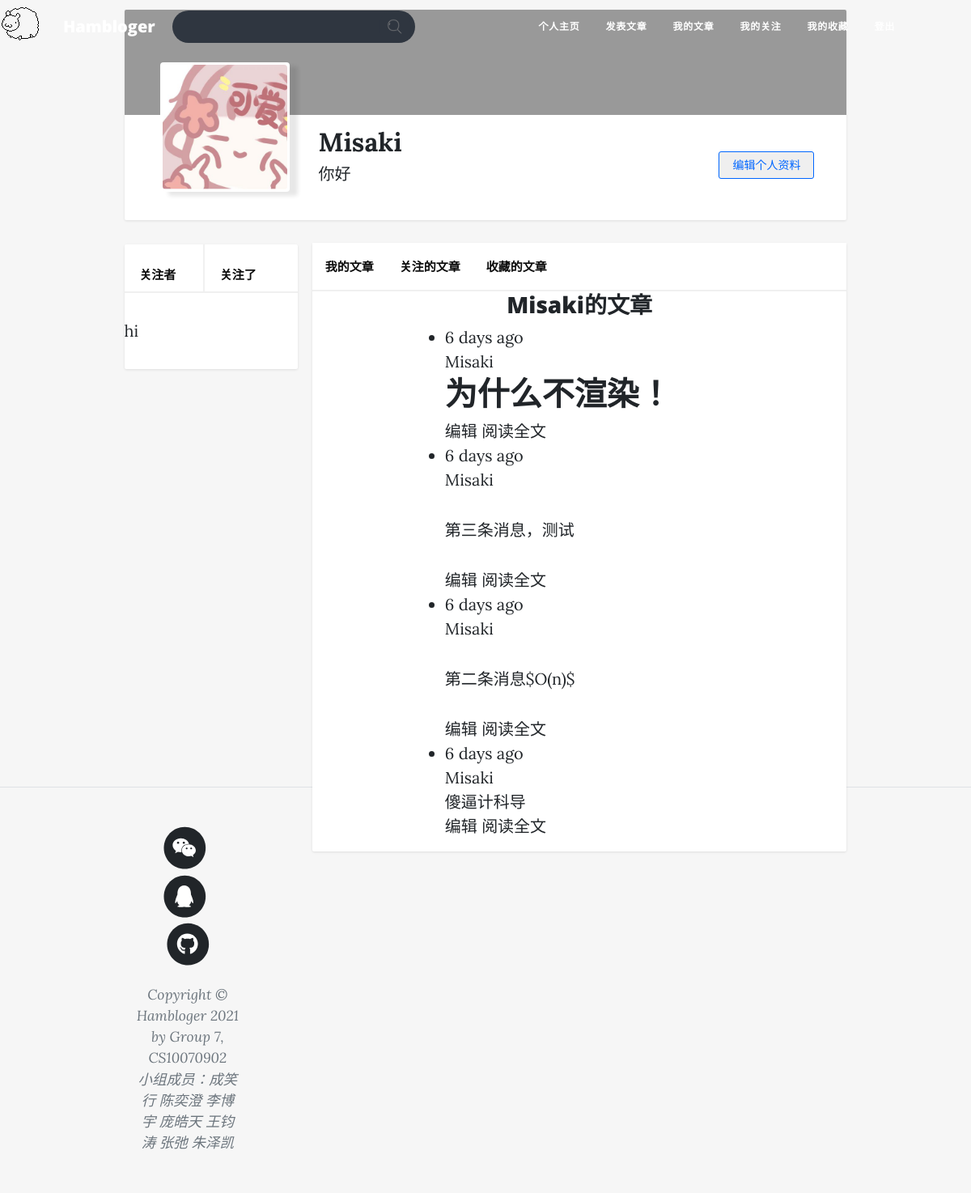
The app's page /user/Misaki (signed in) with its own data.
### app/models.py (models this page shows, shortened)
class User(UserMixin, db.Model):
    __tablename__ = 'users'
    id = db.Column(db.Integer, primary_key=True)
    email = db.Column(db.String(64), unique=True, index=True)
    username = db.Column(db.String(64), unique=True, index=True)
    role_id = db.Column(db.Integer, db.ForeignKey('roles.id'))  # 每一个用户只能有一个角色
    password_hash = db.Column(db.String(128))
    confirmed = db.Column(db.Boolean, default=True)
    name = db.Column(db.String(64))
    location = db.Column(db.String(64))
    about_me = db.Column(db.Text())
    member_since = db.Column(db.DateTime(), default=datetime.utcnow)
    last_seen = db.Column(db.DateTime(), default=datetime.utcnow)
    posts = db.relationship('Post', backref='author', lazy='dynamic')
    followed = db.relationship('Follow',
                               foreign_keys=[Follow.follower_id],
                               backref=db.backref('follower', lazy='joined'),
                               lazy='dynamic',
                               cascade='all, delete-orphan')
    followers = db.relationship('Follow',
                                foreign_keys=[Follow.followed_id],
                                backref=db.backref('followed', lazy='joined'),
                                lazy='dynamic',
                                cascade='all, delete-orphan')
    @property
    def password(self):
        raise AttributeError("Password is not a readable attribute")
    def can(self, perm):
        return self.role is not None and self.role.has_permission(perm)
    def is_administrator(self):
        return self.can(Permission.ADMIN)
    def ping(self):
        self.last_seen = datetime.utcnow()
        db.session.add(self)
        db.session.commit()

class Post(db.Model):
    __tablename__ = 'posts'
    id = db.Column(db.Integer, primary_key=True)
    body = db.Column(db.Text)
    body_html = db.Column(db.Text)
    timestamp = db.Column(db.DateTime, index=True, default=datetime.utcnow)
    author_id = db.Column(db.Integer, db.ForeignKey('users.id'))

### app/main/views.py (the view)
@main.route('/user/<username>')
def user(username):
    user = User.query.filter_by(username=username).first()
    if user is None:
        abort(404)
    posts = user.posts.order_by(Post.timestamp.desc()).all()
    return render_template('user.html', user=user, posts=posts)

### app/auth/views.py (called while the page is built)
@auth.before_app_request
def before_request():
    if current_user.is_authenticated:
        current_user.ping()
        if not current_user.confirmed and request.endpoint \
                and request.blueprint != 'auth' and request.endpoint != 'static':
            return redirect(url_for('auth.unconfirmed'))

### app/main/__init__.py (called while the page is built)
@main.app_context_processor
def inject_permissions():
    return dict(Permission=Permission)

### app/models.py (called while the page is built)
@login_manager.user_loader
def load_user(user_id):
    return User.query.get(int(user_id))

    def has_permission(self, perm):
        return self.permissions & perm == perm  # 使用位运算检查特定权限

### app/templates/user.html (shortened to what this page needs)
{% extends "base.html" %}
{% block head %}
<link href="{{ url_for('static',filename='css/user.css') }}" rel="stylesheet">
{% endblock %}
{% block page_content %}
<div class="page-container">
    <div class="user-container">
        <div class="user-cover-container">
        </div>
        <div class="user-profile-container">
            <div class="user-mask-container">
                <div class="user-mask">
                    <img src="{{url_for('static', filename='mask/test-1.jpeg')}}" class="user-mask-img">
                </div>
            </div>
            <div class="user-information-container">
                <div class="username-container">
                    <span class="username"> {{ user.name }} </span>
                </div>
                <div class="about_me-container">
                    {% if user.about_me %}<span class="about_me">{{ user.about_me }}</span>{% endif %}
                </div>
            </div>
            <div class="user-operation-container">
                {% if user == current_user %}
                <a href="{{ url_for('.edit_profile') }}">
                    <button type="button" class="edit-profile-button">
                        <span>编辑个人资料</span>
                    </button>
                </a>
                {% endif %}
            </div>
        </div>
    </div>
    <div class="content-container">
        <div class="main-content-container">
            <ul class="option-bar">
                <li class="option-item">
                    <a class="option-link" href="">
                        我的文章
                    </a>
                </li>
                <li class="option-item">
                    <a class = "option-link" href="">
                        关注的文章
                    </a>
                </li>
                <li class="option-item">
                    <a class="option-link" href="">
                        收藏的文章
                    </a>
                </li>
            </ul>
            <div class="main-content-box">
                <h3>
                    <div align="center">{{ user.username }}的文章</div>
                </h3>
                {% include '_posts.html' %}
            </div>
        </div>
        <div class="side-content-container">
            <ul class="side-content">
                <li class="side-content-left-item">
                    <a class = "option-link" href="{{ url_for('.followers', username=user.username) }}">
                        关注者 <span class="badge">{{ user.followers.count() - 1 }}</span>
                    </a>
                </li>
                <li class="side-content-right-item">
                    <a class = "option-link" href="{{ url_for('.followed_by', username=user.username) }}">
                        关注了 <span class="badge">{{ user.followed.count() - 1 }}</span>
                    </a>
                </li>
            </ul>
            <div class="side-content-bos">
                <p>
                hi
                </p>
            </div>
        </div>
    </div>
</div>
{% endblock %}

### app/templates/base.html (shortened to what this page needs)
<!DOCTYPE html>
<html lang="en">
<head>
    <link href="{{ url_for('static', filename='css/styles.css') }}" rel="stylesheet"/>
    <link href="{{ url_for('static', filename='css/base.css') }}" rel="stylesheet"/>
    {% block head %}
    {% endblock %}
</head>
<body>
<nav class="navbar navbar-expand-lg navbar-light" id="mainNav">
    <div class="container px-4 px-lg-5">
        <a class="navbar-brand" href="/">Hambloger</a>
        <div class="search-box-container">
            <input type="text" class="search-input">
            <a href="#" class="search-click">
                <img src="{{url_for('static', filename='icons/search.png')}}" style="width: 20px;">
            </a>
        </div>
        <div class="collapse navbar-collapse" id="navbarResponsive">
            <ul class="navbar-nav ms-auto py-4 py-lg-0">
                {% if current_user.is_authenticated %}
                <li class="nav-item">
                    <a class="nav-link px-lg-3 py-3 py-lg-4"
                       href="{{ url_for('main.user', username=current_user.username) }}">
                        <span>个人主页</span>
                    </a>
                </li>
                <li class="nav-item">
                    <a class="nav-link px-lg-3 py-3 py-lg-4" href="/">
                        <span>发表文章</span>
                    </a>
                </li>
                <li class="nav-item">
                    <a class="nav-link px-lg-3 py-3 py-lg-4" href="/">
                        <span>我的文章</span>
                    </a></li>
                <li class="nav-item">
                    <a class="nav-link px-lg-3 py-3 py-lg-4" href="/">
                        <span>我的关注</span>
                    </a>
                </li>
                <li class="nav-item">
                    <a class="nav-link px-lg-3 py-3 py-lg-4" href="/">
                        <span>我的收藏</span>
                    </a>
                </li>
                <li class="nav-item">
                    <a class="nav-link px-lg-3 py-3 py-lg-4" href="{{url_for('auth.logout')}}">
                        <span>登出</span>
                    </a>
                </li>
                {% endif %}
            </ul>
        </div>
    </div>
</nav>
<div class="container">
    {% block page_content %}
    {% endblock %}
</div>
<div class="mouse-follow"></div>
<footer class="border-top">
    <div class="container px-4 px-lg-5">
        <div class="row gx-4 gx-lg-5 justify-content-center">
            <div class="col-md-10 col-lg-8 col-xl-7">
                <ul class="list-inline text-center">
                    <li class="list-inline-item">
                        <a href="/">
                            <span class="fa-stack fa-lg">
                                <i class="fas fa-circle fa-stack-2x"></i>
                                <i class="fab fa-weixin fa-stack-1x fa-inverse"></i>
                            </span>
                        </a>
                    </li>
                    <li class="list-inline-item">
                        <a href="/">
                            <span class="fa-stack fa-lg">
                                <i class="fas fa-circle fa-stack-2x"></i>
                                <i class="fab fa-qq fa-stack-1x fa-inverse"></i>
                            </span>
                        </a>
                    </li>
                    <li class="list-inline-item">
                        <a href="https://github.com/vozeo/Hambloger">
                            <span class="fa-stack fa-lg">
                                <i class="fas fa-circle fa-stack-2x"></i>
                                <i class="fab fa-github fa-stack-1x fa-inverse"></i>
                            </span>
                        </a>
                    </li>
                </ul>
                <div class="small text-center text-muted fst-italic">Copyright &copy; Hambloger 2021 by Group 7,
                    CS10070902
                </div>
                <div class="small text-center text-muted fst-italic">小组成员：成笑行 陈奕澄 李博宇 庞皓天 王钧涛 张弛 朱泽凯</div>
            </div>
        </div>
    </div>
</footer>
</body>
</html>

### app/templates/_posts.html (shortened to what this page needs)
{% block head %}
    <link href="{{ url_for('static',filename='css/post.css') }}" rel="stylesheet">
{% endblock %}
<ul class='posts'>
    {% for post in posts %}
    <li class='post'>
        <div class="post-content">
            <div class="post-date">{{ moment(post.timestamp).fromNow() }}</div>
            <div class="post-author">
                <a href="{{ url_for('.user', username=post.author.username) }}">
                    {{ post.author.username }}
                </a>
            </div>
            <div class="post-body">
                {% if post.body_html %}
                    {{ post.body_html | safe }}
                {% else %}
                    {{ post.body }}
                {% endif %}
            </div>
            <div class="post-footer">
                {% if current_user == post.author %}
                <a href="{{ url_for('.edit', id=post.id) }}">
                    <span class="label label-primary">编辑</span>
                </a>
                {% endif %}
                <a href="{{ url_for('.post', id=post.id) }}">
                    <span class="label label-default">阅读全文</span>
                </a>
            </div>
        </div>
    </li>
    {% endfor %}
</ul>

### app/static/css/base.css (style rules this page uses)
body { background-color: rgb(246, 246, 246); margin: 0; padding: 0; }
div { margin: 0; padding: 0; display: block; }
.navbar { position: relative; top: -5px; left: -5px; width: 100%; margin: 0; padding: 0; display: block; }
footer { text-align: center; }
.mouse-follow { width: 50px; height: 50px; position: absolute; background-image: url('../icons/goat.gif'); background-size: cover; }
.search-box-container { background-color: #2f3640; height: 40px; border-radius: 40px; margin: 5px; width: 300px; }
.search-input { border: none; background: none; outline: none; margin-left: 30px; width: 220px; padding: 0; transition: .4s; line-height: 40px; font-size: 20px; color: wheat; }
.search-click { color: #e94118; float: right; width: 40px; height: 40px; border-radius: 50%; margin-right: 5px; background-color: #2f3640; display: flex; justify-content: center; align-items: center; transition: .4s; }
.page-container { display: block; margin-left: 15%; margin-right: 15%; width: 70%; }

### app/static/css/user.css (style rules this page uses)
.page-container { display: block; margin-left: 10%; margin-right: 10%; width: 80%; }
.user-container { display: block; background-color: rgb(255, 255, 255); margin-top: 12px; height: 260px; box-shadow: 0 1px 3px rgba(18, 18, 18, .1); border-radius: 2px; }
.user-cover-container { background-color: rgb(153, 153, 153); border-top-left-radius: 2px; border-top-right-radius: 2px; height: 50%; }
.user-profile-container { height: 50%; border-bottom-left-radius: 2px; border-bottom-right-radius: 2px; }
.user-mask-container { float: left; position: relative; top: -50%; left: 5%; width: 160px; height: 160px; }
.user-mask { background-color: rgb(255, 255, 255); width: 160px; height: 160px; box-shadow: 10px 5px 5px rgba(18, 18, 18, .1); border-radius: 4px; }
.user-mask-img { margin: 2%; width: 96%; height: 96%; border-radius: 4px; }
.user-information-container { float: left; margin-top: 10px; margin-left: 80px; width: 450px; }
.username { font-size: 32px; font-weight: 900; }
.about_me-container { height: 30px; overflow: hidden; }
.about_me { font-size: 20px; font-weight: 400; }
.user-operation-container { margin-top: 5%; float: right; }
.user-operation-container button { margin-right: 40px; padding: 0 16px; font-size: 14px; line-height: 32px; text-align: center; cursor: pointer; border: 1px solid; border-radius: 3px; }
.edit-profile-button { color: #06f; border-color: #06f; }
.content-container { margin-left: 0; height: 700px; }
.main-content-container { float: right; background-color: rgb(255, 255, 255); margin-top: 28px; box-shadow: 0 1px 3px rgba(18, 18, 18, .1); border-radius: 2px; width: 74%; }
.option-bar { background-color: rgb(255, 255, 255); border-bottom: 2px solid rgb(240, 240, 240) ; height: 60px; line-height: 60px; list-style-type: none; margin: 0; padding: 0; overflow: hidden; position: -webkit-sticky; position: sticky; top: 0; }
.option-item { float: left; font-size: 15px; font-weight: 600; }
.option-item a { display: inline; padding: 16px; }
.option-link { text-decoration: none; color: rgb(12, 12, 12); }
.main-content-box { background-color: rgb(255, 255, 255); }
.side-content-container { float: left; background-color: rgb(255, 255, 255); margin-top: 0; box-shadow: 0 1px 3px rgba(18, 18, 18, .1); border-radius: 2px; width: 24%; }
.side-content { list-style-type: none; margin: 0; padding: 0; overflow: hidden; border-bottom: 2px solid rgb(240, 240, 240) ; height: 60px; line-height: 60px; }
.side-content-left-item { margin-left: 5%; float: left; font-size: 15px; font-weight: 600; border-right: 2px solid rgb(240, 240, 240) ; }
.side-content-left-item a { display: block; padding: 8px; }
.side-content-right-item { margin-left: 5%; float: left; font-size: 15px; font-weight: 600; }
.side-content-right-item a { display: block; padding: 8px; }

### app/static/css/post.css (style rules this page uses)
.posts { margin-left: 20%; width: 60%; }

### records on screen
User: name "Misaki", about_me "你好", username "Misaki"
Post: timestamp "6 days ago", author.username "Misaki", body_html "为什么不渲染！"
Post: timestamp "6 days ago", author.username "Misaki", body_html "第三条消息，测试"
Post: timestamp "6 days ago", author.username "Misaki", body_html "第二条消息$O(n)$"
Post: timestamp "6 days ago", author.username "Misaki", body "傻逼计科导"
